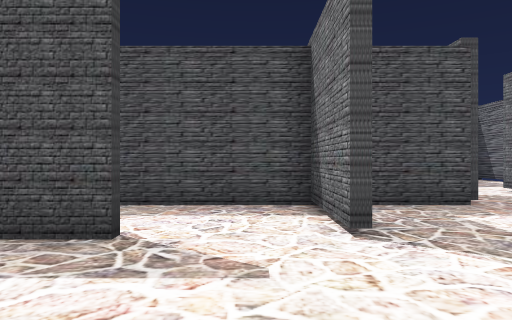
[1] (above)

24 first-person views from a walk through a 3-D level made in the Unity game engine. The camera is 1.5 m above the floor, looks level and sees 70° across. The floor is counted in squares, 2 m on a side. Each view is taken from the middle of a square. On the plan, view 1 faces up. The plan holds only what a view shows up to about 11 squares ahead; the rest is blank. The place goes on beyond the plan. The player character is not drawn.

[2]
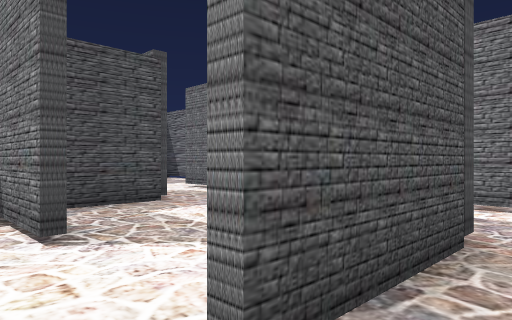

[3]
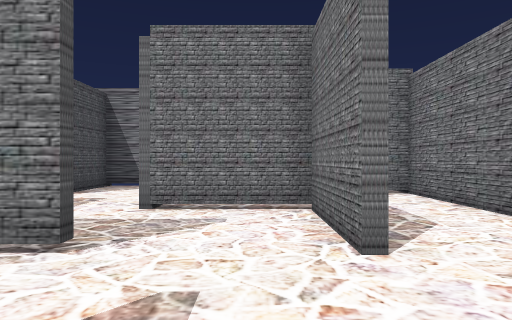

[4]
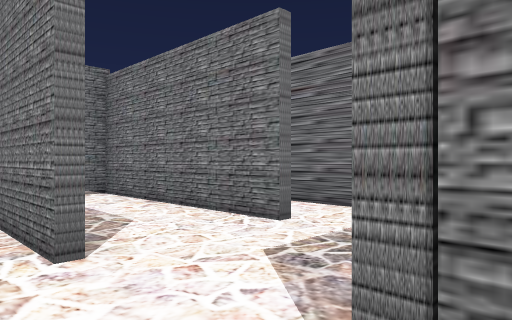

[5]
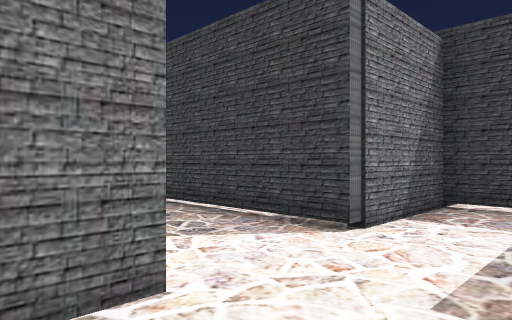

[6]
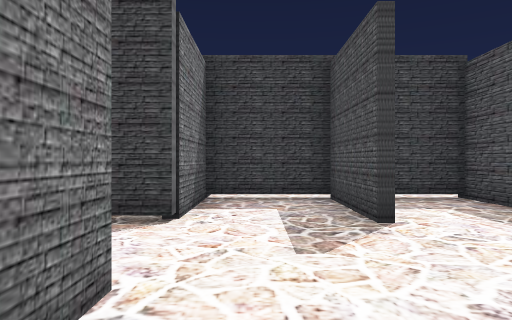

[7]
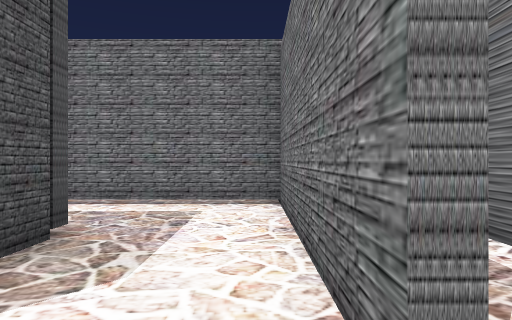

[8]
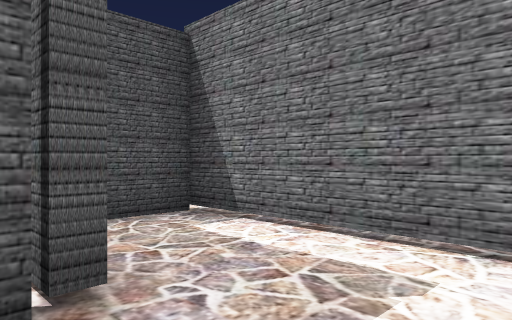

[9]
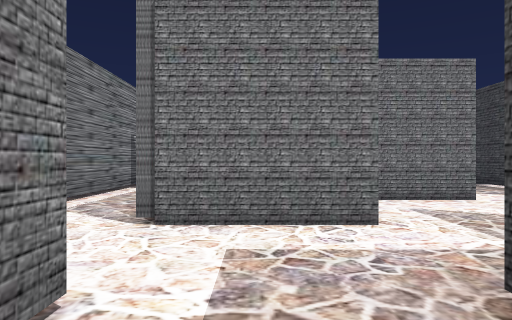

[10]
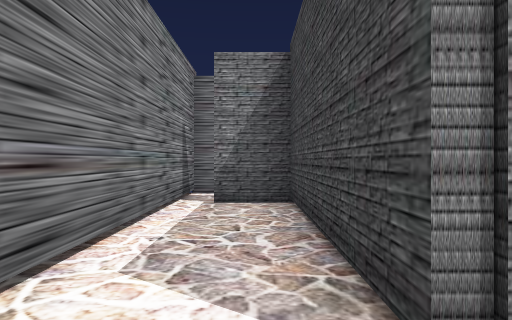

[11]
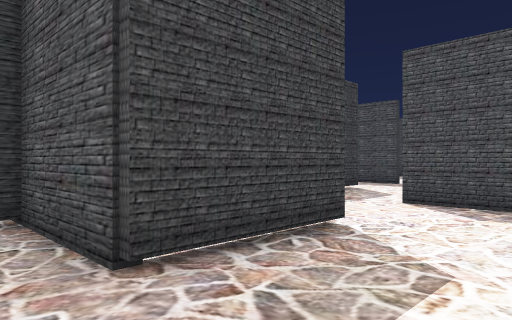

[12]
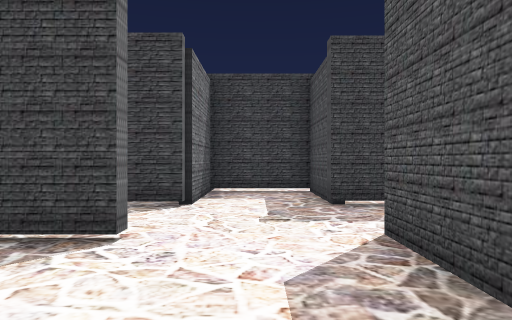

[13]
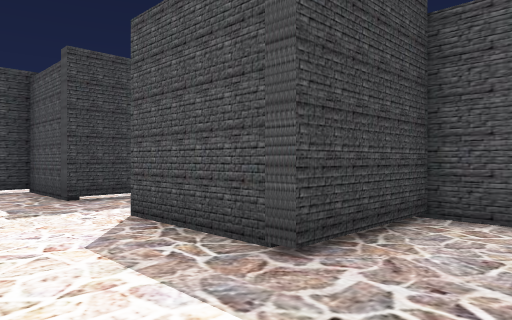

[14]
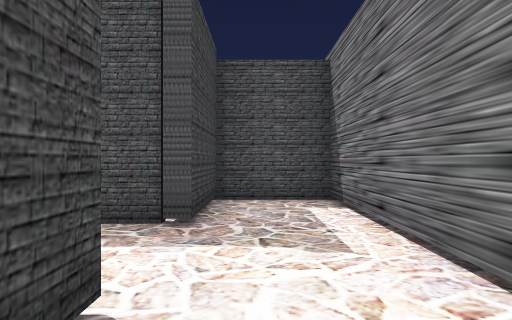

[15]
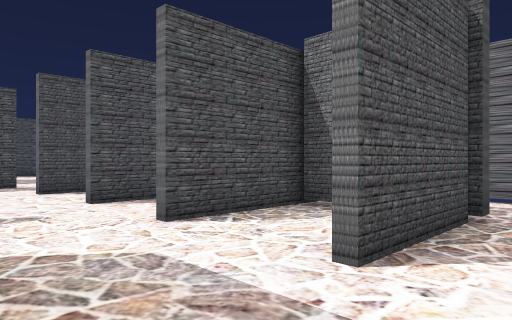

[16]
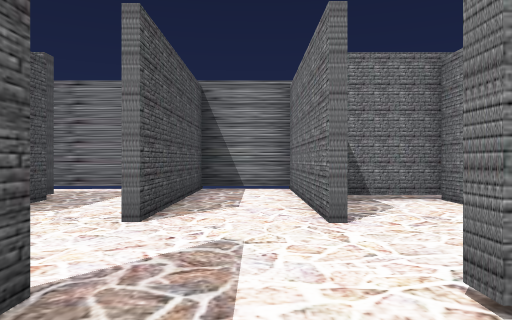

[17]
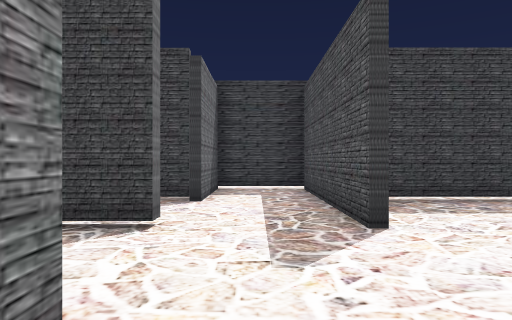

[18]
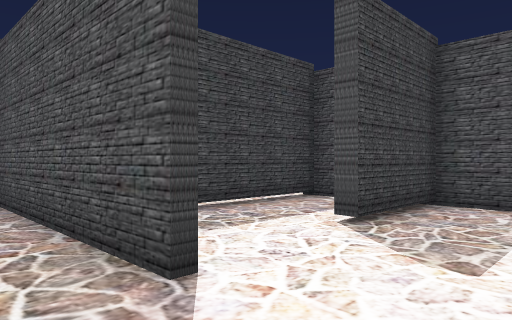

[19]
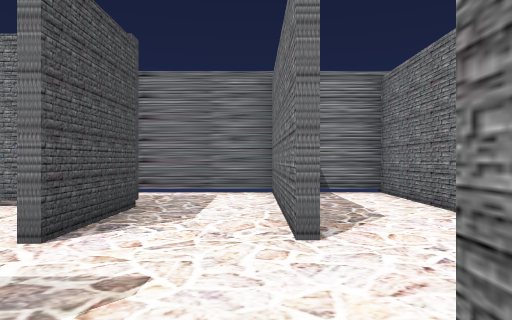

[20]
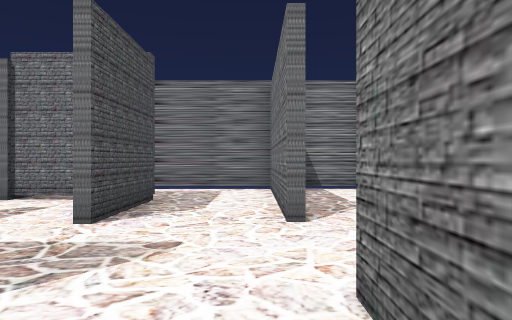

[21]
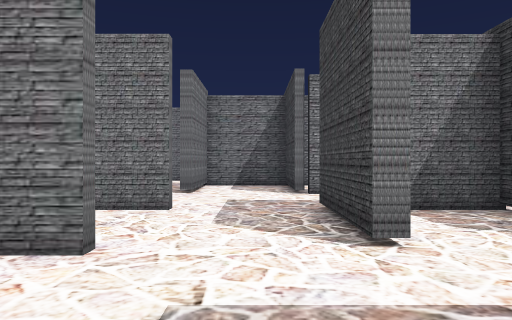

[22]
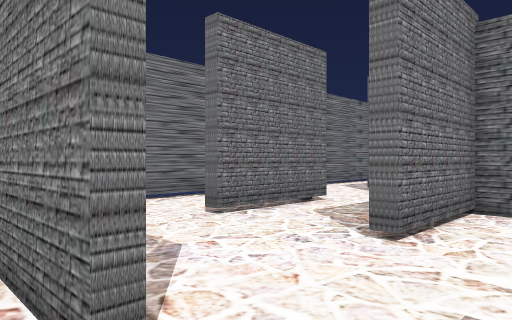

[23]
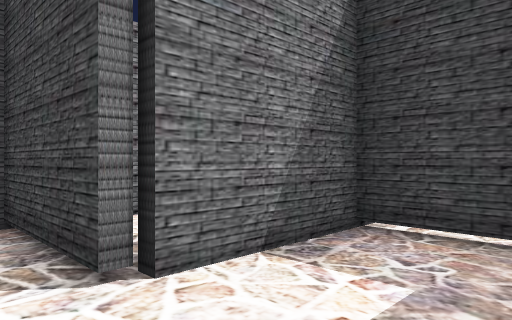

[24]
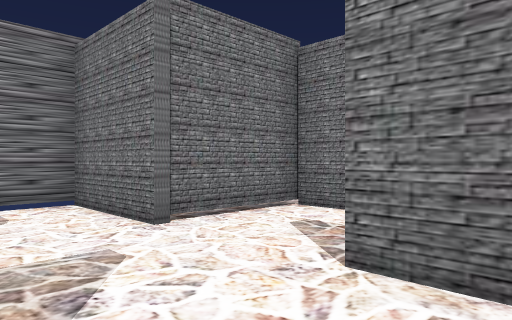

### Floor plan
Key: @ floor where view 1 was taken; # wall or solid block; . floor; T thing the floor can be seen under or through.
Columns run from 5 left of view 1 to 9 right of it. Each row starts with its distance up from view 1.
 24        .
 23         ......#
 22        ....####
 21    ######..#. #
 20    #..#....#..#
 19    #..#..###..#
 18    #..........#
 17    #..........#
 16 .######..######
 15 .#............#
 14 .###.....######
 13    #..#....#..#
 12    #..#....#..#
 11   .####..###..#
 10   .#..........#
  9    ####.......#
  8      .#..#.#..#
  7      .#..#.#..#
  6 .#########.####
  5 .#....#.......#
  4 .#....#..##T. #
  3 .###.....#.T..#
  2 .#.......#.T..#
  1  ###..####.T..#
  0    ##@.....T..#
 -1    .#......#..#
 -2    .#..######.#
 -3    .# ...    .#
 -4       ####   ##

Where each view was taken, in squares from view 1:
view 1: 0 up, 0 right, facing up
view 2: 0 up, 0 right, facing up-right
view 3: 2 up, 2 left, facing right
view 4: 2 up, 2 left, facing down-right
view 5: 3 up, 2 right, facing down-left
view 6: 2 up, 3 right, facing left
view 7: 1 down, 0 right, facing right
view 8: 1 down, 3 right, facing up-right
view 9: 8 up, 5 right, facing down
view 10: 5 up, 7 right, facing down
view 11: 5 up, 6 right, facing up-left
view 12: 10 up, 7 right, facing left
view 13: 9 up, 8 right, facing up-left
view 14: 7 up, 7 right, facing up
view 15: 10 up, 1 right, facing up-right
view 16: 15 up, 1 left, facing right
view 17: 15 up, 5 right, facing left
view 18: 15 up, 3 right, facing up-left
view 19: 17 up, 0 right, facing right
view 20: 17 up, 1 left, facing right
view 21: 17 up, 2 right, facing down
view 22: 12 up, 2 right, facing down-right
view 23: 11 up, 2 right, facing down-left
view 24: 24 up, 2 right, facing down-right
